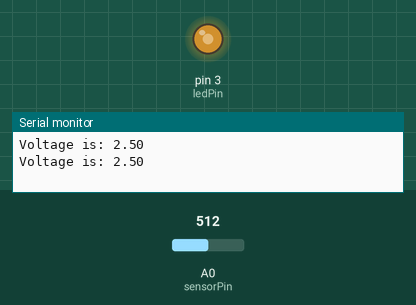
Recording of a sketch running on a simulated Arduino Uno, built with avr-gcc and run on an emulated ATmega328P. Parts: output pins drawn as LEDs (lit = HIGH), the last lines printed to the serial monitor. The test bench sets the inputs (shaded band); at power-on: A0 (sensorPin) = 512.

Above: at 3.8 s.
3.9 s: A0 (sensorPin) set to 599
7.8 s: A0 (sensorPin) set to 622
At 9.7 s:
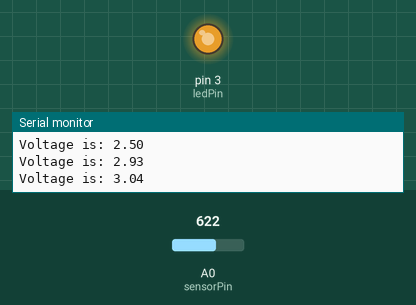
11.7 s: A0 (sensorPin) set to 306
At 13.2 s:
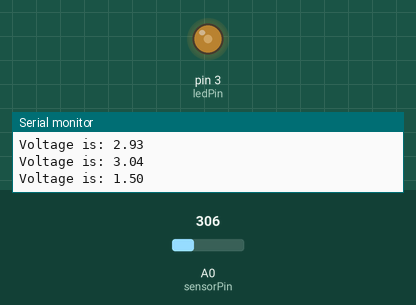
15.6 s: A0 (sensorPin) set to 219
19.5 s: A0 (sensorPin) set to 187
At 21.3 s:
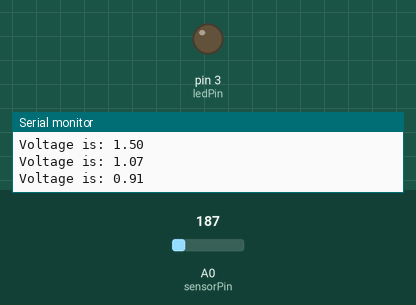
23.4 s: A0 (sensorPin) set to 511
At 24.9 s:
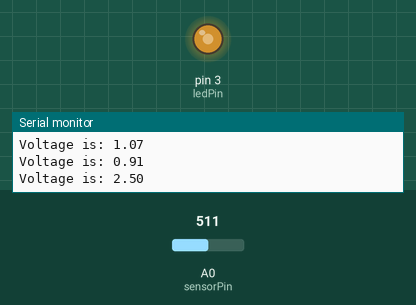
Timing chart, 0 to 26.4 s (numbered marks = the images above; inputs shaded):
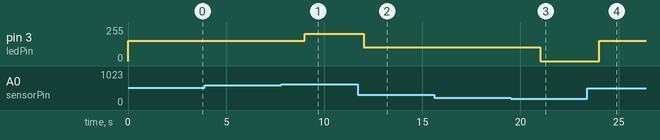

Measured:
- the behaviour switches between 613 and 614 on A0 (sensorPin) (found by bisection; images 0 and 1)
- the behaviour switches between 205 and 204 on A0 (sensorPin) (found by bisection; images 2 and 3)
- after the input at 7.8 s, pin 3 (ledPin): 153/255 → 204/255 after 1.2 s
- after the input at 11.7 s, pin 3 (ledPin): 204/255 → 102/255 after 0.30 s
- after the input at 19.5 s, pin 3 (ledPin): 102/255 → 0/255 after 1.5 s
- after the input at 23.4 s, pin 3 (ledPin): 0/255 → 153/255 after 0.61 s

The sketch:

HP_6.ino
```cpp
/* Home Project #6
EML 4804
6250452
Steven Rodriguez*/

#define sensorPin A0
#define ledPin 3

int voltLevel;

void setup() {
  Serial.begin(9600);
  pinMode(ledPin, OUTPUT);
}

void loop() {
  voltLevel = analogRead(sensorPin);

  // Convert the analog reading to a voltage value
  float voltage = (float)voltLevel / 1023.0 * 5.0; // Assuming 5V reference voltage

  Serial.print("Voltage is: ");
  Serial.println(voltage, 2); // Display voltage with two decimal places

  if (voltage >= 0.0 && voltage < 1.0) {
    analogWrite(ledPin, 0); // Set LED intensity to 20% (51/255)
  } else if (voltage >= 1.0 && voltage < 2.0) {
    analogWrite(ledPin, 102); // Set LED intensity to 40% (102/255)
  } else if (voltage >= 2.0 && voltage < 3.0) {
    analogWrite(ledPin, 153); // Set LED intensity to 60% (153/255)
  } else if (voltage >= 3.0 && voltage < 4.0) {
    analogWrite(ledPin, 204); // Set LED intensity to 80% (204/255)
  } else if (voltage >= 4.0 && voltage <= 5.0) {
    analogWrite(ledPin, 255); // Set LED intensity to 100% (255/255)
  }

  delay(3000);
}
```
